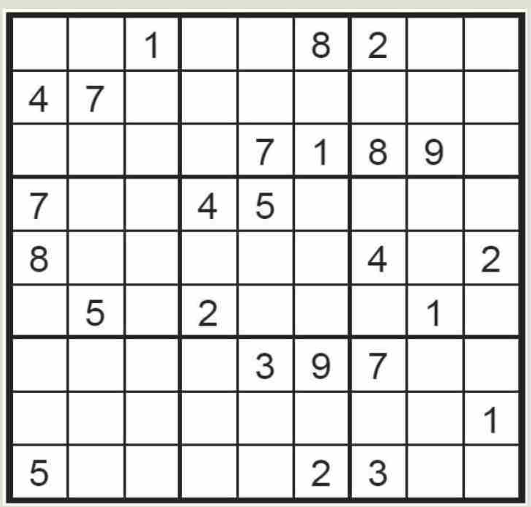
#> input picture Method CNN/dummy_input/Screenshot 2024-12-06 212932.png, 531 x 507 px, found by its file name
$ jupyter execute --allow-errors SUDOKU_ORB.ipynb
#> lines starting #> are read from the running program, lines starting #| are printed output that depends on the picture; after the words box and inside, x2 and y2 are one past the last pixel; in counts of white or black regions, pixels touching at a corner belong together
[cell 1]
import cv2, os
import matplotlib.pyplot as plt
import numpy as np
import tensorflow
import pytesseract

[cell 2]
def bgr2rgb(image):
    image = cv2.cvtColor(image, cv2.COLOR_BGR2RGB)
    return image

[cell 3]
FILE_PATH ='./dummy_input/Screenshot 2024-12-06 212932.png'
# [4 lines of commented-out code are left out]
image = cv2.imread(FILE_PATH)
#> image is the input picture: shape (507, 531, 3); mean B, G, R 220, 220.5, 220.4
# image = cv2.resize(image, (1000, 1000))
plt.imshow(bgr2rgb(image))
plt.xticks([])
plt.yticks([])
plt.show()

[cell 4]
gray_image = cv2.cvtColor(image, cv2.COLOR_BGR2GRAY)
plt.imshow(gray_image, cmap='gray')
plt.xticks([])
plt.yticks([])
plt.show()

[cell 5]
blur_gray_image = cv2.GaussianBlur(gray_image, (5, 5), 1)
thresh_image = cv2.adaptiveThreshold(gray_image, 255, cv2.ADAPTIVE_THRESH_MEAN_C, cv2.THRESH_BINARY_INV, 15, 7)
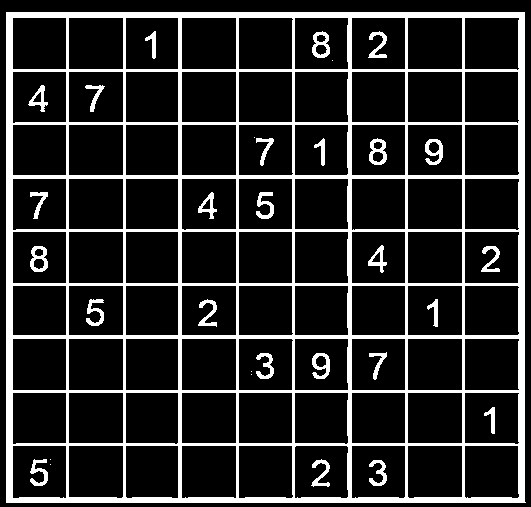
#> thresh_image: shape (507, 531); 16% white; 32 white regions (6 under 20 px), largest, box (x1, y1, x2, y2) and area: (6, 12, 526, 503) 38037, (369, 138, 387, 165) 260, (312, 31, 330, 58) 259
plt.imshow(thresh_image, cmap='gray')
plt.xticks([])
plt.yticks([])
plt.show()

[cell 6]
# Define a custom kernel, same size but less intense (e.g., fewer 1s)
kernel = np.array([[0, 1, 0],
                   [1, 1, 1],
                   [0, 1, 0]], dtype=np.uint8)

# Apply dilation with fewer iterations (e.g., iteration=1)
dilated_image = cv2.dilate(thresh_image, kernel, iterations=1)
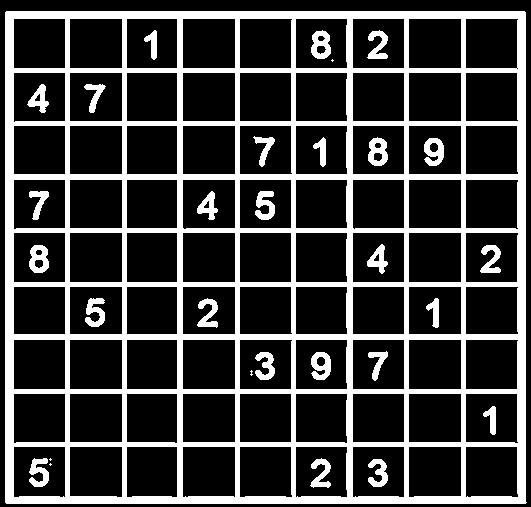
#> dilated_image: shape (507, 531); 23.9% white; 30 white regions (4 under 20 px)

# Display the dilated image
plt.imshow(dilated_image, cmap='gray')
plt.xticks([])
plt.yticks([])
plt.show()

[cell 7]
contours, _ = cv2.findContours(dilated_image, cv2.RETR_EXTERNAL, cv2.CHAIN_APPROX_SIMPLE)
#> contours = 1 contour; box (x1, y1, x2, y2) and area: (5, 11, 527, 504) 255840

# Step 2: Find the largest contour
largest_contour = max(contours, key=cv2.contourArea)
#> largest_contour = contour of 9 points, box (x1, y1, x2, y2) (5, 11, 527, 504), area 255840

# Step 3: Draw the largest contour on a copy of the dilated image
contour_image = cv2.cvtColor(dilated_image, cv2.COLOR_GRAY2BGR)  # Convert to BGR for color display
#> contour_image: shape (507, 531, 3); 23.9% white; 30 white regions (4 under 20 px), largest, box (x1, y1, x2, y2) and area: (5, 11, 527, 504) 56531, (311, 30, 331, 59) 382, (368, 137, 388, 166) 382
cv2.drawContours(contour_image, [largest_contour], -1, (0, 255, 0), 3)  # Draw in green
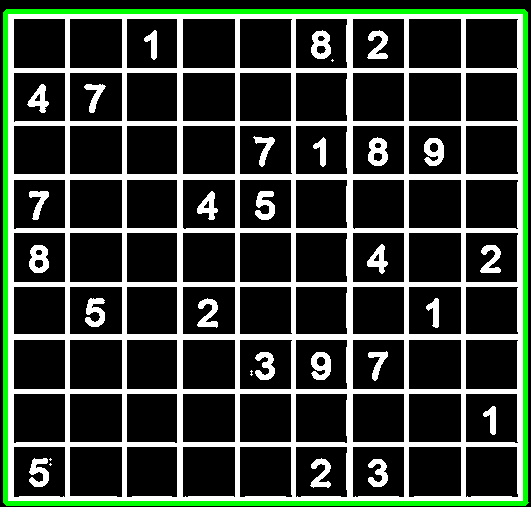
#> contour_image: shape (507, 531, 3); mean B, G, R 55.2, 64.7, 55.2

# Print the largest contour points
# print("Largest Contour Points:")
# print(largest_contour)

# Display the contour image
plt.imshow(contour_image)
plt.xticks([])
plt.yticks([])
plt.show()

[cell 8]
# Step 3: Get the bounding rectangle and points
epsilon = 0.02 * cv2.arcLength(largest_contour, True)
#> epsilon = 40.46
approx = cv2.approxPolyDP(largest_contour, epsilon, True)
#> approx = [[5, 12], [6, 503], [526, 502], [524, 11]]

pts = approx.reshape(4, 2)
#> pts = [[5, 12], [6, 503], [526, 502], [524, 11]]

# Step 4: Order points (top-left, top-right, bottom-right, bottom-left)
# Sort points to get the correct order
rect = np.zeros((4, 2), dtype="float32")
s = pts.sum(axis=1)
#> s = [17, 509, 1028, 535]
rect[0] = pts[np.argmin(s)]  # Top-left
rect[2] = pts[np.argmax(s)]  # Bottom-right
diff = np.diff(pts, axis=1)
#> diff = [7, 497, -24, -513]
rect[1] = pts[np.argmin(diff)]  # Top-right
rect[3] = pts[np.argmax(diff)]  # Bottom-left

# Step 5: Fix the perspective
width = 450  # Desired width of the output
height = 450  # Desired height of the output
dst = np.array([[0, 0], [width, 0], [width, height], [0, height]], dtype="float32")

# Perform the perspective transform
M = cv2.getPerspectiveTransform(rect, dst)
warped_image = cv2.warpPerspective(image, M, (width, height))
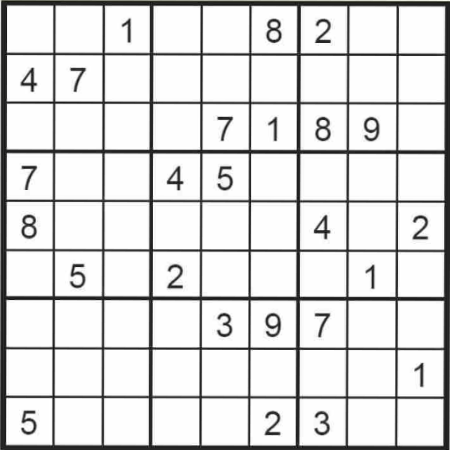
#> warped_image: shape (450, 450, 3); mean B, G, R 220.2, 220.3, 220.3

plt.imshow(warped_image, cmap='gray')
plt.xticks([])
plt.yticks([])
plt.show()

[cell 9]
def splitBoxes(img):
    rows = np.vsplit(img,9)
#> rows = 9 items
    boxes=[]
    for r in rows:
        cols= np.hsplit(r,9)
        for box in cols:
            boxes.append(box)
#> this loop made 9 passes
#> after the loop, boxes = 81 items
    return boxes

boxes = splitBoxes(warped_image)
#> boxes = 81 items

for i in range(len(boxes)):
    plt.subplot(9, 9, i + 1)
    plt.imshow(boxes[i], cmap='gray')
    plt.xticks([])
    plt.yticks([])
#> this loop made 81 passes
plt.show()

[cell 10]
# Define parameters for filtering
MIN_SIZE = 1000    # Minimum size of a component to consider it valid (adjust as needed)
MAX_SIZE = 90000   # Maximum size to filter out noise (adjust as needed)
EDGE_THRESHOLD = 3  # Minimum distance from edges to consider a component (adjust as needed)
w, h = 300, 300

# Prepare a list to hold the processed images
processed_boxes = []

for i in range(len(boxes)):
    target_image = boxes[i]

    # Convert the image to grayscale
    gray_target = cv2.cvtColor(target_image, cv2.COLOR_BGR2GRAY)
    gray_target = cv2.resize(gray_target, (w, h))

    # Step 1: Threshold the image to create a binary image
    _, binary_image = cv2.threshold(gray_target, 180, 255, cv2.THRESH_BINARY_INV)

    # Step 2: Find connected components
    num_labels, labels_im = cv2.connectedComponents(binary_image)

    # Step 3: Initialize variables to find the best component
    best_component = None  # Initialize as None
    best_size = 0
    height, width = gray_target.shape
    center_y, center_x = height // 2, width // 2  # Calculate the center of the image

    # Step 4: Loop through each component
    for label in range(1, num_labels):  # Start from 1 to skip the background
        component_mask = (labels_im == label).astype(np.uint8)  # Create a mask for the component
        size = np.sum(component_mask)  # Count the number of pixels in the component

        # Calculate the bounding box of the component
        y_indices, x_indices = np.where(component_mask > 0)
        if len(y_indices) == 0 or len(x_indices) == 0:
            continue  # Skip if there are no pixels in the component

        # Get the bounding box coordinates
        min_y, max_y = np.min(y_indices), np.max(y_indices)
        min_x, max_x = np.min(x_indices), np.max(x_indices)

        # Check if the component meets size and edge proximity criteria
        if (MIN_SIZE <= size <= MAX_SIZE and
            min_y > EDGE_THRESHOLD and max_y < height - EDGE_THRESHOLD and
            min_x > EDGE_THRESHOLD and max_x < width - EDGE_THRESHOLD):

            # Check if this is the best component found based on size
            if size > best_size:
                best_size = size
                best_component = component_mask  # Assign the mask to best_component

    # Step 5: Create a mask for the best component
    if best_component is not None:  # Check if a component was found
        mask = best_component.astype(np.uint8) * 255  # Convert to uint8 for masking

        # Step 6: Use the mask to create an output image where the digit is white and the background is black
        output_image = np.zeros_like(gray_target)  # Create a black image
        output_image[mask > 0] = 255  # Set the pixels of the digit to white

        processed_boxes.append(output_image)  # Store the processed image
    else:
        # If no component was found, append a completely black image
        processed_boxes.append(np.zeros_like(gray_target))  # All black image for no digit box
#> this loop made 81 passes
#> num_labels on passes 1 to 12: 2, 2, 3, 2, 2, 3, 3, 2, 2, 3, 3, 3
#> pass 1, `_, binary_image = cv2.threshold(gray_target, 180, 255, cv2.THRESH_BINA..`:
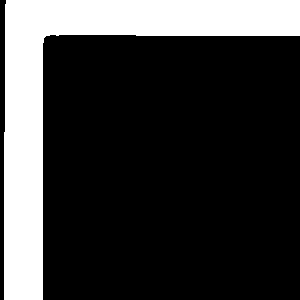
#> binary_image: shape (300, 300); 23% white; 1 white region, box (x1, y1, x2, y2) and area: (4, 0, 300, 300) 20743
#> after the loop:
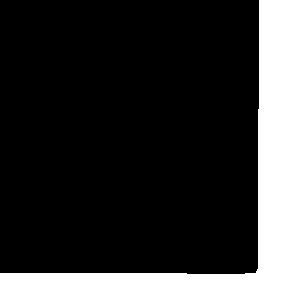
#> binary_image: shape (300, 300); 21.6% white; 1 white region, box (x1, y1, x2, y2) and area: (0, 0, 300, 300) 19405
#> after the loop:
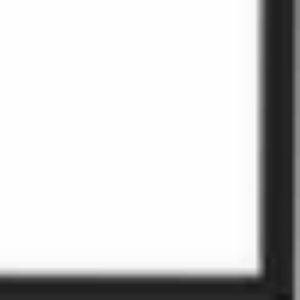
#> gray_target: shape (300, 300); min 20, max 254, mean 211.4
#> after the loop:
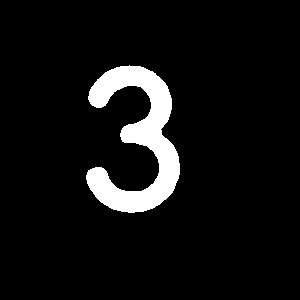
#> output_image: shape (300, 300); 6.9% white; 1 white region, box (x1, y1, x2, y2) and area: (86, 65, 180, 213) 6237
#> after the loop, processed_boxes = 81 items

# Display the processed images
for i in range(len(processed_boxes)):
    plt.subplot(9, 9, i + 1)
    plt.imshow(processed_boxes[i], cmap='gray')  # Display processed images
    plt.axis('off')

plt.show()
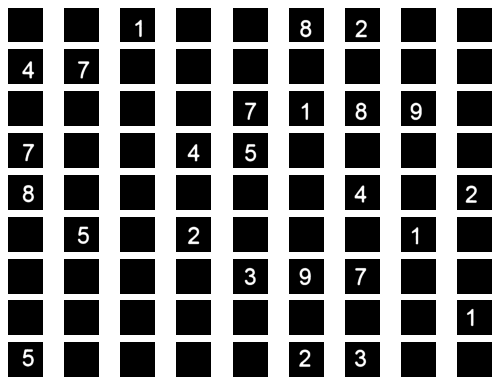
#> figure drawn by matplotlib, 81 panels

[cell 11]
target_image = processed_boxes[2]
#> target_image: shape (300, 300); 4.1% white; 1 white region, box (x1, y1, x2, y2) and area: (130, 110, 186, 257) 3700

plt.imshow(target_image, cmap='gray')
plt.xticks([])
plt.yticks([])
plt.show()

print(target_image.shape)
#| (300, 300)

[cell 12]
FILE_PATH = './Dataset_Matching/'  # Path ke dataset

target_image = cv2.resize(target_image, (150, 150))
#> target_image: shape (150, 150)
target_image = cv2.GaussianBlur(target_image, (5, 5), 0)
clahe = cv2.createCLAHE(clipLimit=2.0, tileGridSize=(8, 8))
target_image = clahe.apply(target_image)
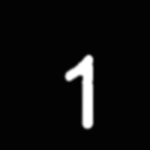
#> target_image: shape (150, 150); min 2, max 255, mean 13.5

# Initialize ORB detector
orb = cv2.ORB_create(nfeatures=500, scaleFactor=1.2, nlevels=8, edgeThreshold=10, firstLevel=0)

# Detect keypoints and descriptors in target image
target_keypoints, target_descriptors = orb.detectAndCompute(target_image, None)
#> target_keypoints = 54 keypoints; strongest (x, y, size): (86, 61, 111.1), (87, 58, 64.3), (87, 124, 64.3), (88, 57, 53.6)
#> `row = i // 9`: row = 0

# Initialize BFMatcher for ORB
bf = cv2.BFMatcher(cv2.NORM_HAMMING, crossCheck=False)

# Tracking best match
best_match_score = 0
best_match_data = {}

# Process dataset images
#> (the rest of this cell did not finish here and is left out)

[cell 13]
# Fungsi untuk memeriksa apakah gambar kosong
def is_blank(image, threshold=10):
    return np.mean(image) < threshold

# Initialize ORB detector
orb = cv2.ORB_create(nfeatures=500, scaleFactor=1.2, nlevels=8, edgeThreshold=10, firstLevel=0)

# Initialize BFMatcher for ORB
bf = cv2.BFMatcher(cv2.NORM_HAMMING, crossCheck=False)

# Initialize result matrix (9x9) dengan nilai default 0
result_matrix = np.zeros((9, 9), dtype=int)

# Looping untuk gambar dalam processed_boxes (misalnya, gambar yang sudah diproses)
#> (the rest of this cell did not finish here and is left out)

[cell 14]
sudoku_matrix = result_matrix

# Define a function to check if a number can be placed in the Sudoku grid
def is_valid_move(matrix, row, col, num):
    # Check row
    if num in matrix[row]:
        return False
    # Check column
    if num in matrix[:, col]:
        return False
    # Check 3x3 grid
    start_row, start_col = 3 * (row // 3), 3 * (col // 3)
    if num in matrix[start_row:start_row + 3, start_col:start_col + 3]:
        return False
    return True

# Backtracking function to solve the Sudoku puzzle
def solve_sudoku(matrix):
    for row in range(9):
        for col in range(9):
            if matrix[row, col] == 0:  # Empty cell found
                for num in range(1, 10):  # Numbers 1 to 9
                    if is_valid_move(matrix, row, col, num):
                        matrix[row, col] = num  # Place the number
                        if solve_sudoku(matrix):  # Recursive call
                            return True
                        matrix[row, col] = 0  # Backtrack
                return False  # No valid number found, backtrack
    return True  # Puzzle solved


# Copy the original matrix for displaying later
original_matrix = sudoku_matrix.copy()

# Solve the Sudoku
if solve_sudoku(sudoku_matrix):
    print("Sudoku Solved:")
else:
    print("No solution exists")

# Display the answer matrix
print("Answer Matrix:")
print(sudoku_matrix)
#| [[1 2 3 4 5 6 7 8 9]
#|  [4 5 6 7 8 9 1 2 3]
#|  [7 8 9 1 2 3 4 5 6]
#|  [2 1 4 3 6 5 8 9 7]
#|  [3 6 5 8 9 7 2 1 4]
#|  [8 9 7 2 1 4 3 6 5]
#|  [5 3 1 6 4 2 9 7 8]
#|  [6 4 2 9 7 8 5 3 1]
#|  [9 7 8 5 3 1 6 4 2]]
